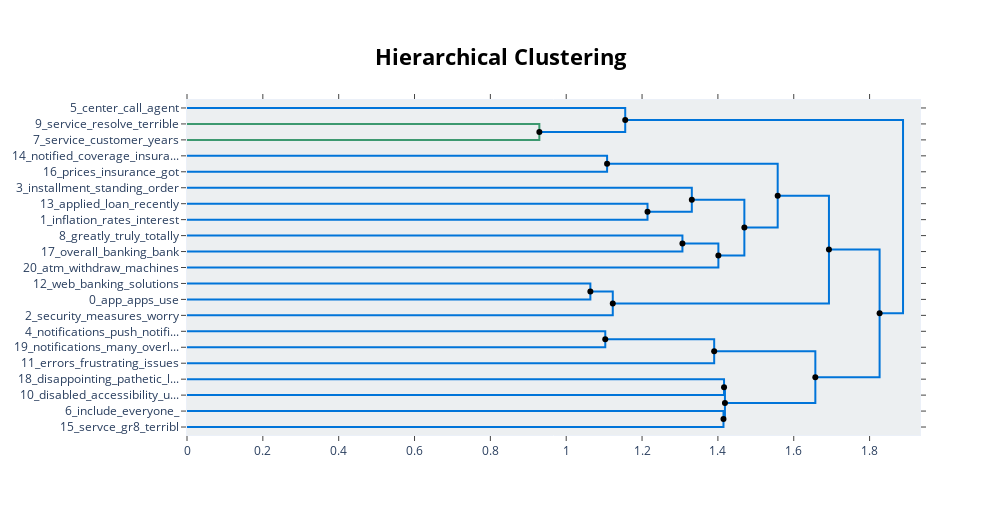

The notebook cell saved with this chart:
### Markdown cell above
# Topic Modeling

### Code cell
# Twenty one topics identified initially.
# Merging similar topics in one resulted in 8 distinct and clear groups of feedbacks and their associated, most important words mentioned.
# Derived topics can have a positive or a more negative tone.


docs = df.review.to_list()

# Removal of stopwords, TF-IDF calculaction & topic generation via document embeddings
stop_words = stopwords.words('english')
vectorizer_model = CountVectorizer(stop_words=stop_words)
topic_model = BERTopic(vectorizer_model=vectorizer_model, min_topic_size=5, 
                       nr_topics='auto', verbose=True)

topics, probs = topic_model.fit_transform(docs)

# Hierarchical topics
linkage_function = lambda x: sch.linkage(x, 'single', optimal_ordering=True)
hierarchical_topics = topic_model.hierarchical_topics(docs, linkage_function=linkage_function)
topic_model.visualize_hierarchy(hierarchical_topics=hierarchical_topics)

### Figure 1 — Plotly figure (JSON) as saved in the notebook; plotly's stock layout.template omitted (floating-point values rounded to 4 significant figures)
{"data": [{"hoverinfo": "text", "marker": {"color": "rgb(61,153,112)"}, "mode": "lines", "text": ["service_resolve_terrible_debit_card", "", "", "service_customer_years_always_level"], "type": "scatter", "x": [0, 0.9292, 0.9292, 0], "xaxis": "x", "y": [-15, -15, -25, -25], "yaxis": "y"}, {"hoverinfo": "text", "marker": {"color": "rgb(0,116,217)"}, "mode": "lines", "text": ["center_call_agent_support_let", "", "", "service_customer_helpful_level_good"], "type": "scatter", "x": [0, 1.156, 1.156, 0.9292], "xaxis": "x", "y": [-5, -5, -20, -20], "yaxis": "y"}, {"hoverinfo": "text", "marker": {"color": "rgb(0,116,217)"}, "mode": "lines", "text": ["disabled_accessibility_users_needed_inclusivity", "", "", "include_everyone___"], "type": "scatter", "x": [0, 1.108, 1.108, 0], "xaxis": "x", "y": [-35, -35, -45, -45], "yaxis": "y"}, {"hoverinfo": "text", "marker": {"color": "rgb(0,116,217)"}, "mode": "lines", "text": ["disappointing_pathetic_lousy_awful_horrible", "", "", "include_everyone___"], "type": "scatter", "x": [0, 1.214, 1.214, 0], "xaxis": "x", "y": [-65, -65, -75, -75], "yaxis": "y"}, {"hoverinfo": "text", "marker": {"color": "rgb(0,116,217)"}, "mode": "lines", "text": ["disappointing_pathetic_lousy_awful_horrible", "", "", "servce_gr8_terribl_sux_stupendous"], "type": "scatter", "x": [0, 1.331, 1.331, 1.214], "xaxis": "x", "y": [-55, -55, -70, -70], "yaxis": "y"}, {"hoverinfo": "text", "marker": {"color": "rgb(0,116,217)"}, "mode": "lines", "text": ["greatly_truly_totally_superb_brilliant", "", "", "overall_banking_bank_luv_streamlined"], "type": "scatter", "x": [0, 1.306, 1.306, 0], "xaxis": "x", "y": [-85, -85, -95, -95], "yaxis": "y"}, {"hoverinfo": "text", "marker": {"color": "rgb(0,116,217)"}, "mode": "lines", "text": ["applied_loan_recently_process_mortgage", "", "", "inflation_rates_interest_increase_economy"], "type": "scatter", "x": [1.306, 1.401, 1.401, 0], "xaxis": "x", "y": [-90, -90, -105, -105], "yaxis": "y"}, {"hoverinfo": "text", "marker": {"color": "rgb(0,116,217)"}, "mode": "lines", "text": ["installment_standing_order_failed_loan", "", "", "inflation_rates_interest_increase_economy"], "type": "scatter", "x": [1.331, 1.47, 1.47, 1.401], "xaxis": "x", "y": [-62.5, -62.5, -97.5, -97.5], "yaxis": "y"}, {"hoverinfo": "text", "marker": {"color": "rgb(0,116,217)"}, "mode": "lines", "text": ["installment_standing_order_failed_loan", "", "", "atm_withdraw_machines_seem_money"], "type": "scatter", "x": [1.108, 1.558, 1.558, 1.47], "xaxis": "x", "y": [-40, -40, -80, -80], "yaxis": "y"}, {"hoverinfo": "text", "marker": {"color": "rgb(0,116,217)"}, "mode": "lines", "text": ["installment_standing_order_failed_loan", "", "", "atm_withdraw_machines_seem_money"], "type": "scatter", "x": [0, 1.064, 1.064, 0], "xaxis": "x", "y": [-115, -115, -125, -125], "yaxis": "y"}, {"hoverinfo": "text", "marker": {"color": "rgb(0,116,217)"}, "mode": "lines", "text": ["prices_insurance_got_fantastic_recently", "", "", "notified_coverage_insurance_without_never"], "type": "scatter", "x": [1.064, 1.123, 1.123, 0], "xaxis": "x", "y": [-120, -120, -135, -135], "yaxis": "y"}, {"hoverinfo": "text", "marker": {"color": "rgb(0,116,217)"}, "mode": "lines", "text": ["prices_insurance_got_fantastic_recently", "", "", "insurance_notified_im_coverage_without"], "type": "scatter", "x": [1.558, 1.693, 1.693, 1.123], "xaxis": "x", "y": [-60, -60, -127.5, -127.5], "yaxis": "y"}, {"hoverinfo": "text", "marker": {"color": "rgb(0,116,217)"}, "mode": "lines", "text": ["prices_insurance_got_fantastic_recently", "", "", "insurance_notified_im_coverage_without"], "type": "scatter", "x": [0, 1.103, 1.103, 0], "xaxis": "x", "y": [-145, -145, -155, -155], "yaxis": "y"}, {"hoverinfo": "text", "marker": {"color": "rgb(0,116,217)"}, "mode": "lines", "text": ["app_apps_use_would_mobile", "", "", "web_banking_solutions_fintech_giving"], "type": "scatter", "x": [1.103, 1.39, 1.39, 0], "xaxis": "x", "y": [-150, -150, -165, -165], "yaxis": "y"}, {"hoverinfo": "text", "marker": {"color": "rgb(0,116,217)"}, "mode": "lines", "text": ["security_measures_worry_information_banks", "", "", "app_apps_use_would_mobile"], "type": "scatter", "x": [0, 1.416, 1.416, 0], "xaxis": "x", "y": [-175, -175, -185, -185], "yaxis": "y"}, {"hoverinfo": "text", "marker": {"color": "rgb(0,116,217)"}, "mode": "lines", "text": ["notifications_push_notification_keep_receive", "", "", "notifications_many_overload_irrelevant_useless"], "type": "scatter", "x": [0, 1.415, 1.415, 0], "xaxis": "x", "y": [-195, -195, -205, -205], "yaxis": "y"}, {"hoverinfo": "text", "marker": {"color": "rgb(0,116,217)"}, "mode": "lines", "text": ["notifications_push_notification_keep_receive", "", "", "errors_frustrating_issues_errorprone_failures"], "type": "scatter", "x": [1.416, 1.419, 1.419, 1.415], "xaxis": "x", "y": [-180, -180, -200, -200], "yaxis": "y"}, {"hoverinfo": "text", "marker": {"color": "rgb(0,116,217)"}, "mode": "lines", "text": ["app_security_features_banks_apps", "", "", "errors_frustrating_issues_errorprone_failures"], "type": "scatter", "x": [1.39, 1.657, 1.657, 1.419], "xaxis": "x", "y": [-157.5, -157.5, -190, -190], "yaxis": "y"}, {"hoverinfo": "text", "marker": {"color": "rgb(0,116,217)"}, "mode": "lines", "text": ["app_security_features_banks_apps", "", "", "errors_frustrating_issues_errorprone_failures"], "type": "scatter", "x": [1.693, 1.826, 1.826, 1.657], "xaxis": "x", "y": [-93.75, -93.75, -173.8, -173.8], "yaxis": "y"}, {"hoverinfo": "text", "marker": {"color": "rgb(0,116,217)"}, "mode": "lines", "text": ["service_call_center_agent_customer", "", "", "errors_frustrating_issues_errorprone_failures"], "type": "scatter", "x": [1.156, 1.888, 1.888, 1.826], "xaxis": "x", "y": [-12.5, -12.5, -133.8, -133.8], "yaxis": "y"}, {"hoverinfo": "text", "hovertext": ["applied_loan_recently_process_mortgage", "installment_standing_order_failed_loan", "installment_standing_order_failed_loan", "prices_insurance_got_fantastic_recently", "prices_insurance_got_fantastic_recently", "app_apps_use_would_mobile", "notifications_push_notification_keep_receive", "app_security_features_banks_apps", "app_security_features_banks_apps", "service_call_center_agent_customer"], "marker": {"color": "black"}, "mode": "markers", "showlegend": false, "type": "scatter", "x": [1.306, 1.331, 1.108, 1.064, 1.558, 1.103, 1.416, 1.39, 1.693, 1.156], "y": [-90, -62.5, -40, -120, -60, -150, -180, -157.5, -93.75, -12.5]}, {"hoverinfo": "text", "hovertext": ["service_customer_helpful_level_good", "servce_gr8_terribl_sux_stupendous", "inflation_rates_interest_increase_economy", "atm_withdraw_machines_seem_money", "insurance_notified_im_coverage_without", "errors_frustrating_issues_errorprone_failures", "errors_frustrating_issues_errorprone_failures", "errors_frustrating_issues_errorprone_failures", "errors_frustrating_issues_errorprone_failures"], "marker": {"color": "black"}, "mode": "markers", "showlegend": false, "type": "scatter", "x": [0.9292, 1.214, 1.401, 1.47, 1.123, 1.415, 1.419, 1.657, 1.826], "y": [-20, -70, -97.5, -80, -127.5, -200, -190, -173.8, -133.8]}], "layout": {"autosize": false, "height": 515, "hoverlabel": {"bgcolor": "white", "font": {"family": "Rockwell", "size": 16}}, "hovermode": "closest", "plot_bgcolor": "#ECEFF1", "showlegend": false, "title": {"font": {"color": "Black", "size": 22}, "text": "<b>Hierarchical Clustering", "x": 0.5, "xanchor": "center", "yanchor": "top"}, "width": 1000, "xaxis": {"mirror": "allticks", "rangemode": "tozero", "showgrid": false, "showline": true, "showticklabels": true, "ticks": "outside", "type": "linear", "zeroline": false}, "yaxis": {"mirror": "allticks", "range": [-210, 0], "rangemode": "tozero", "showgrid": false, "showline": true, "showticklabels": true, "tickmode": "array", "ticks": "outside", "ticktext": ["5_center_call_agent", "9_service_resolve_terrible", "7_service_customer_years", "14_notified_coverage_insura...", "16_prices_insurance_got", "3_installment_standing_order", "13_applied_loan_recently", "1_inflation_rates_interest", "8_greatly_truly_totally", "17_overall_banking_bank", "20_atm_withdraw_machines", "12_web_banking_solutions", "0_app_apps_use", "2_security_measures_worry", "4_notifications_push_notifi...", "19_notifications_many_overl...", "11_errors_frustrating_issues", "18_disappointing_pathetic_l...", "10_disabled_accessibility_u...", "6_include_everyone_", "15_servce_gr8_terribl"], "tickvals": [-5, -15, -25, -35, -45, -55, -65, -75, -85, -95, -105, -115, -125, -135, -145, -155, -165, -175, -185, -195, -205], "type": "linear", "zeroline": false}}}
